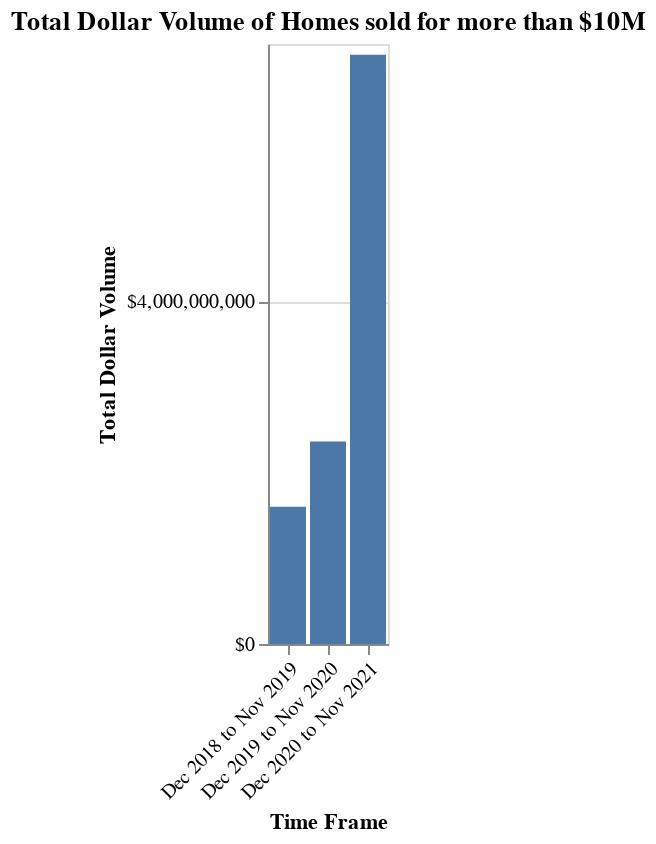

The notebook cell saved with this chart:
### Code cell
time_money = alt.Chart(df_ten_M).mark_bar().encode(
    tooltip=[alt.Tooltip('time_frame',title='Time Frame'),\
             alt.Tooltip('total_sale_money',title='Dollar Volume',format='$,')],
   x=alt.X('time_frame', axis=alt.Axis(title='Time Frame',labelAngle=-45)),
   y=alt.Y('total_sale_money',axis=alt.Axis(values=[0,4000000000,8000000000],format='$,N',
       title='Total Dollar Volume'))
).properties(
    title="Total Dollar Volume of Homes sold for more than $10M"
)

time_money

### Figure 1 — Vega-Lite specification as saved in the notebook (floating-point values rounded to 4 significant figures)
{"config": {"view": {"continuousWidth": 400, "continuousHeight": 300}}, "data": {"name": "data-7cfe507d2ed6b4d1d0d41a2996e6efbc"}, "mark": "bar", "encoding": {"tooltip": [{"type": "nominal", "field": "time_frame", "title": "Time Frame"}, {"type": "quantitative", "field": "total_sale_money", "format": "$,", "title": "Dollar Volume"}], "x": {"type": "nominal", "axis": {"labelAngle": -45, "title": "Time Frame"}, "field": "time_frame"}, "y": {"type": "quantitative", "axis": {"format": "$,N", "title": "Total Dollar Volume", "values": [0, 4000000000, 8000000000]}, "field": "total_sale_money"}}, "title": "Total Dollar Volume of Homes sold for more than $10M", "$schema": "https://vega.github.io/schema/vega-lite/v4.8.1.json", "datasets": {"data-7cfe507d2ed6b4d1d0d41a2996e6efbc": [{"amount_of_sales": 394, "total_sale_money": 6875000000, "time_frame": "Dec 2020 to Nov 2021", "total_percent": 0.6052}, {"amount_of_sales": 153, "total_sale_money": 2363000000, "time_frame": "Dec 2019 to Nov 2020", "total_percent": 0.235}, {"amount_of_sales": 104, "total_sale_money": 1600000000, "time_frame": "Dec 2018 to Nov 2019", "total_percent": 0.1598}]}}
